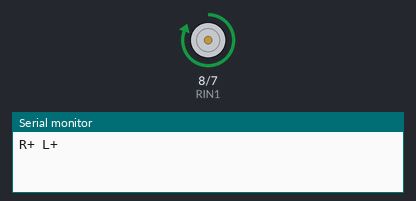
This sketch was run on a simulated Arduino Uno, built with avr-gcc and run on an emulated ATmega328P. On the bench: motor-driver pin pairs drawn as motors (green arrow = first pin HIGH = forward, orange = second pin HIGH = backward, longer = more drive), the last lines printed to the serial monitor.

Above: at 1.5 s.
At 3.5 s:
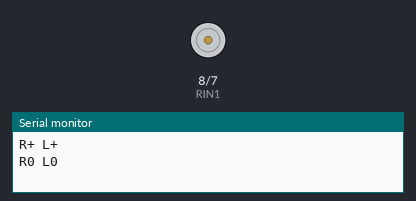
At 5.5 s:
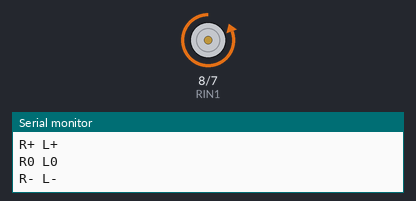
Timing chart, 0 to 10.4 s (numbered marks = the images above):
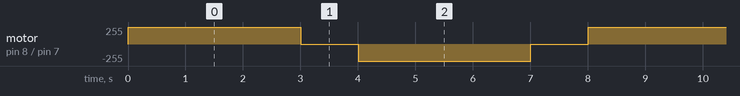

The sketch:

motor.ino
```cpp
#define RIN1 8
#define RIN2 7
#define LIN1 6
#define LIN2 5
void setup() {
  pinMode(RIN1, OUTPUT);
  pinMode(RIN2, OUTPUT);
  pinMode(LIN1, OUTPUT);
  pinMode(LIN2, OUTPUT);
  Serial.begin(9600);
}
void loop() {
  Serial.println("R+ L+");
  analogWrite(RIN1, 255);
  analogWrite(RIN2, 0);
  analogWrite(LIN1, 255);
  analogWrite(LIN2, 0);
  delay(3000);
  Serial.println("R0 L0");
  analogWrite(RIN1, 0);
  analogWrite(RIN2, 0);
  analogWrite(LIN1, 0);
  analogWrite(LIN2, 0);
  delay(1000);
  Serial.println("R- L-");
  analogWrite(RIN1, 0);
  analogWrite(RIN2, 255);
  analogWrite(LIN1, 0);
  analogWrite(LIN2, 255);
  delay(3000);
  Serial.println("R0 L0");
  analogWrite(RIN1, 0);
  analogWrite(RIN2, 0);
  analogWrite(LIN1, 0);
  analogWrite(LIN2, 0);
  delay(1000);
  Serial.println("R+ L-");
  analogWrite(RIN1, 255);
  analogWrite(RIN2, 0);
  analogWrite(LIN1, 0);
  analogWrite(LIN2, 255);
  delay(3000);
  Serial.println("R0 L0");
  analogWrite(RIN1, 0);
  analogWrite(RIN2, 0);
  analogWrite(LIN1, 0);
  analogWrite(LIN2, 0);
  delay(1000);
  Serial.println("R- L+");
  analogWrite(RIN1, 0);
  analogWrite(RIN2, 255);
  analogWrite(LIN1, 255);
  analogWrite(LIN2, 0);
  delay(3000);
  Serial.println("R0 L0");
  analogWrite(RIN1, 0);
  analogWrite(RIN2, 0);
  analogWrite(LIN1, 0);
  analogWrite(LIN2, 0);
  delay(1000);
}
```

Measured:
- by itself, motor on pin 8 (RIN1) / pin 7 (RIN2): repeats every 8.0 s: stopped 1.0 s, backward 255/255 3.0 s, stopped 1.0 s, forward 255/255 3.0 s
